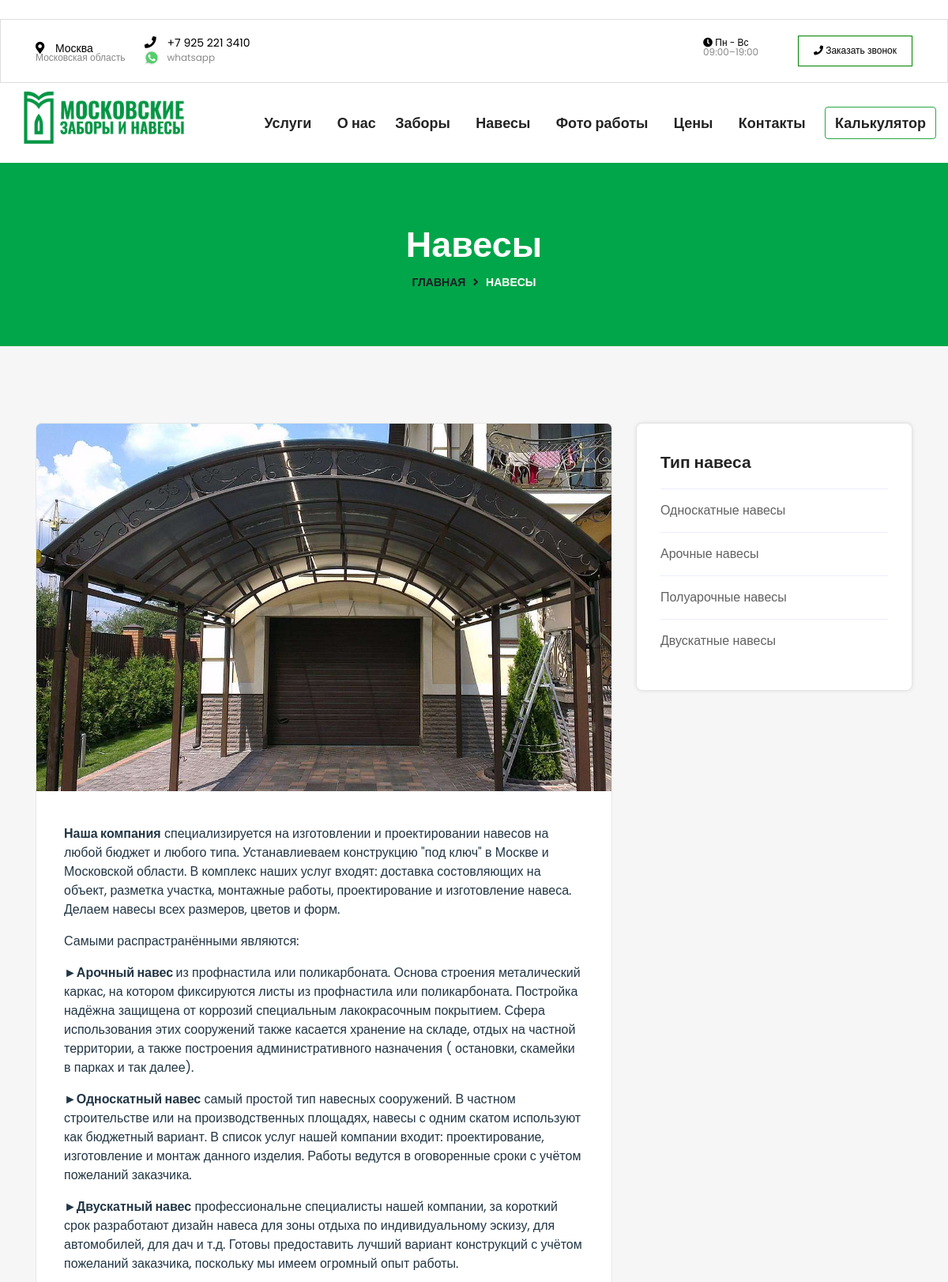
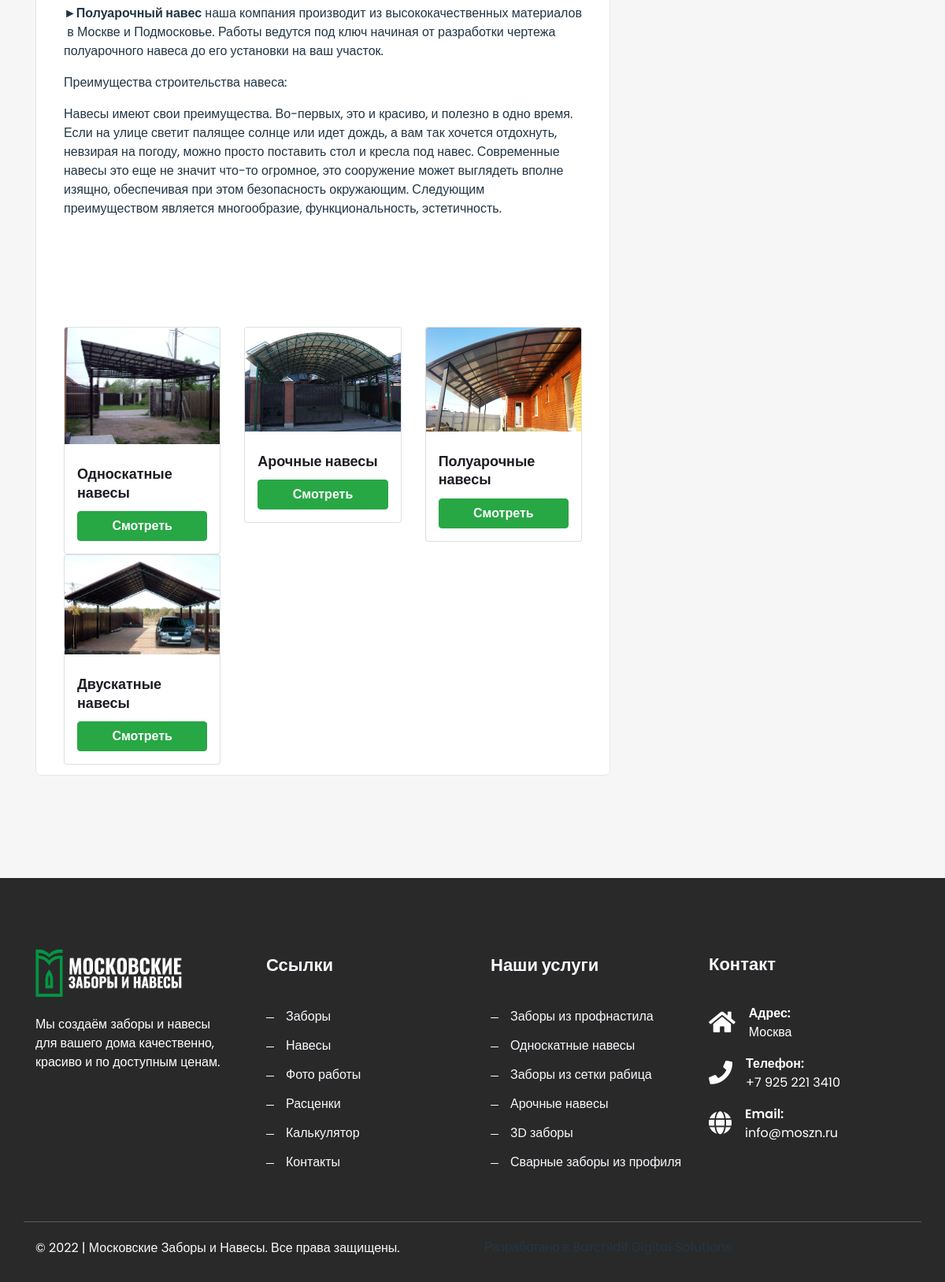
Screenshot of /navesy/ with the database file from the repository (2 pictures, top to bottom).
### home/models.py (models this page shows, shortened)
class Page(models.Model):
    Title = models.CharField(_("Название"), blank=True, null=True, max_length=100, help_text="Enter the Title")
    Content = RichTextUploadingField("Контент", blank=True, null=True, help_text="Введите контент")
    Image = ProcessedImageField(upload_to='pages/%Y/%m/%d/',
                            processors=[ResizeToFill(1200, 768)],
                            format='JPEG',
                            options={'quality': 60}, blank=True)
    image_thumbnail = ImageSpecField(source='Image',
                                 processors=[ResizeToFill(768, 500)],
                                 format='JPEG',
                                 )
    template = models.CharField('Шаблон', max_length=20, blank=True, null=True, choices=PAGE_TEMPLATE_CHOICES, default='about', help_text='Select a template')
    sortingIndex = models.IntegerField("Индекс сортировки",default=0, blank=True)
    SEO = models.ForeignKey(SEO_Optimiser, on_delete=models.CASCADE, null=True, blank=True)
    pageid = models.IntegerField("ID страницы", default=1, blank=True, help_text="This value is used in sourceviews.py")
    Created = models.DateTimeField(auto_now_add=True)
    Updated = models.DateTimeField(auto_now=True)
    status = models.CharField(max_length=10, choices=STATUS_CHOICES, default='published')
    class Meta:
        ordering = (('-Created'),)
        verbose_name = 'Страница'
        verbose_name_plural = 'Страницы'

class NavesCategory(models.Model):
    Title = models.CharField("Тип Навеса", max_length=100, blank=True, null=True,  help_text="Введите категорию ")
    Slug = models.CharField(max_length=100, blank=True, null=True, unique=True, help_text="Ссылка категория ")
    Content = RichTextUploadingField("Описание", blank=True, null=True, help_text="Короткое описание ")
    ShortDesc = models.TextField("Короткое описание", max_length=165, null=True, blank=True, help_text="Короткое описание сервиса")
    Image = ProcessedImageField(upload_to='navesy/%Y-%m-%d/',
                            format='JPEG',
                            blank=True)
    image_thumbnail = ImageSpecField(source='Image',
                                 processors=[ResizeToFill(390, 290)],
                                 format='JPEG',
                                 )
    class Meta:
        verbose_name = 'Тип навеса'
        verbose_name_plural = 'Типы навесов'
    def get_absolute_url(self):
        return reverse('home:navesCategory', args = [self.Slug])

### home/views.py (the view)
# urls.py: path('navesy/', views.navesy, name="navesy"), # page Navesy;
def navesy(request):
    template = 'home/navesy.html'
    SEO = SEO_Optimiser.objects.get(seoid=2)
    navesy = Naves.objects.filter(status='published')
    navesCategories = NavesCategory.objects.all()
    page = Page.objects.get(pageid=2)
    args = {
        'SEO': SEO,
        'navesy': navesy,
        'navesCategories': navesCategories,
        'page': page,
    }
    return render(request, template, args) #

### home/templates/home/navesy.html (shortened to what this page needs)
﻿{% extends 'base.html' %}{% load static %}
    {%block mainWrapper %}
    <div class="breatcumb-area d-flex align-items-center">
        <div class="container">
            <div class="row">
                <div class="col-lg-12">
                    <div class="breatcumb-content text-center">
                        <div class="breatcumb-title">
                            <h2>Навесы</h2>
                        </div>
                        <div class="breatcumb-content-text">
                            <ul>
                                <li><a href="#">Главная</a> <i class="fas fa-angle-right"></i> <span>Навесы</span></li>
                            </ul>
                        </div>
                    </div>
                </div>
            </div>
        </div>
    </div>
    <div class="blog_area blog-details-area rs pt-115 pb-90" id="blog">
        <div class="container">
            <div class="row">
                <div class="col-lg-8 col-md-12 col-sm-12 col-xs-12">
                    <div class="row">
                        <div class="col-md-12">
                            <div class="dreamit-single-blog-box">
                                <div class="dreamit-sigle-tmumb">
                                    <img src="{{page.Image.url }}" alt="{{page.Title}}" class="img-fluid" >
                                </div>
                                <div class="em-blog-content">
                                    <div class="blog-page-title pt-3">
                                        {% autoescape off %}
                                        {{page.Content}}
                                        {% endautoescape %}
                                    </div>
                                    <div class="blog-page-title pt-3">
                                        <div class="row">
                                            {% if navesCategories %}
                                            <div class="col-sm-12 pb-3">
                                            </div>
                                            {% for nc in navesCategories %}
                                            <div class="col-sm-4">
                                                <div class="card">
                                                    <img class="card-img-top" src="{{nc.image_thumbnail.url}}" alt="{{nc.Title}}" style="width:100%">
                                                    <div class="card-body">
                                                      <h4 class="card-title">{{nc.Title}}</h4>
                                                      <a href="{{nc.get_absolute_url}}" class="btn btn-success card-btn full-width">Смотреть</a>
                                                    </div>
                                                </div>
                                            </div>
                                            {% if forloop.counter|divisibleby:"3" and not forloop.last %}
                                            </div>
                                            <div class="row">
                                            {% endif %}
                                            {% endfor %}
                                            {% endif %}
                                        </div>
                                    </div>
                                </div>
                            </div>
                        </div>
                    </div>
                </div>
                <div class=" col-lg-4 col-md-12 col-sm-12 col-xs-12 sidebar-right content-widget pdsr">
                    <div class="blog-left-side widget">
                        <div class="widget-sidebar-box-two">
                            <div class="widget-sidebar-title text-left pb-20">
                                <h2>Тип навеса</h2>
                            </div>
                            <div class="categories-content">
                                <ul>
                                    {% for nc in navesCategories %}
                                    <li><a href="{{nc.get_absolute_url }}">{{nc.Title}}</a></li>
                                    {% endfor %}
                                </ul>
                            </div>
                        </div>
                    </div>
                </div>
            </div>
        </div>
    </div>
    {% endblock mainWrapper %}

### static/assets/css/theme-default.css (style rules this page uses)
html, body { overflow-x: hidden; }
body { color: #223645; font-size: 16px; font-weight: 400; line-height: 1.5; text-align: left; font-family: 'Poppins', sans-serif; }
html { scroll-behavior: smooth; }
p { font-weight: 400; font-style: normal; }
h1, h2, h3, h4, h5, h6 { color: #1c1c24; font-family: 'Poppins', sans-serif; font-style: normal; margin-bottom: 0; margin-top: 10px; line-height: 1.3; font-weight: 600; -webkit-transition: .5s; transition: .5s; font-size:36px; }
h2 { font-size: 35px; }
h4 { font-size: 24px; }
ul { margin: 0px; padding: 0px; }
ul { margin: 0; padding: 0; }
::placeholder { color: #454545; font-size: 16px; }
.pt-115 { padding-top:115px; }
.pb-90 { padding-bottom:90px; }
.pb-20 { padding-bottom:20px; }

### static/assets/css/widget.css (style rules this page uses)
.blog-details-area { background: #F6F6F6; }
.dreamit-single-blog-box { margin-bottom: 40px; transition: .3s; background: #fff; border: 1px solid #e6e6e6; overflow: hidden; border-radius: 7px; }
.dreamit-sigle-tmumb img { width: 100%; }
.em-blog-content { padding: 26px 35px 13px; }
.blog-page-title a { font-weight: 600; color: #232323; transition: .3s; }
.widget-sidebar-title h2 { color: #232323; font-size: 21px; position: relative; display: block; margin: 0; }
.widget-sidebar-box-two { padding: 35px 30px 35px; box-shadow: 0 0 5px rgb(0 0 0 / 10%); background: #fff; border: 1px solid #e6e6e6; margin-bottom: 40px; border-radius: 8px; }
.categories-content ul li { list-style: none; border-top: 1px solid #eaedff; padding-top: 15px; padding-bottom: 15px; }
.categories-content ul li a { color: #616161; }

### home/templates/base.html (style rules this page uses)
.breatcumb-title h2, .breatcumb-content-text ul li a { font-family: 'Oswald', sans-serif !important; }

### home/templates/home/navesy.html (style rules this page uses)
.card-btn { color: #fff !important; width: 100% }
.card-title { font-size: 18px; }
.card-body { padding: 1rem; }

### rows the page displays
Page: Image (picture), Content "Наша компания специализируется на изготовлении и проектировании навесов на любой бюджет и любого типа. Устанавлиеваем конструкцию \"под ключ\" в Москве и Московской области. В комплекс наших услуг входят: доставка состовляющих на объект, разметка участка, монтажные работы, проектирование и изготовление навеса. Делаем навесы всех размеров, цветов и форм. Самыми распрастранёнными являются: ► А рочный навес из профнастила или поликарбоната. Основа строения металический каркас, на котором фиксируются листы из профнастила или поликарбоната. Постройка надёжна защищена от коррозий специальным лакокрасочным покрытием. Сфера использования этих сооружений также касается хранение на складе, отдых на…"
NavesCategory: image_thumbnail (picture), Title "Односкатные навесы"
NavesCategory: image_thumbnail (picture), Title "Арочные навесы"
NavesCategory: image_thumbnail (picture), Title "Полуарочные навесы"
NavesCategory: image_thumbnail (picture), Title "Двускатные навесы"
